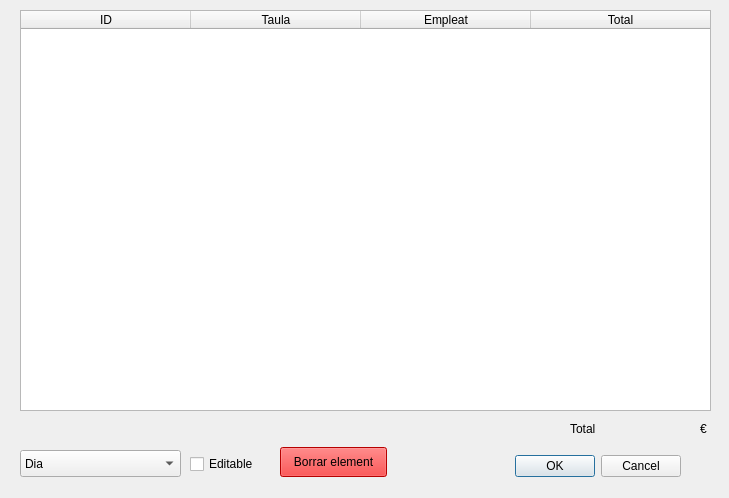
<?xml version="1.0" encoding="UTF-8"?>
<ui version="4.0">
 <class>Dialog</class>
 <widget class="QDialog" name="Dialog">
  <property name="geometry">
   <rect>
    <x>0</x>
    <y>0</y>
    <width>729</width>
    <height>498</height>
   </rect>
  </property>
  <property name="windowTitle">
   <string>Estadistiques</string>
  </property>
  <widget class="QDialogButtonBox" name="buttonBox">
   <property name="geometry">
    <rect>
     <x>340</x>
     <y>450</y>
     <width>341</width>
     <height>32</height>
    </rect>
   </property>
   <property name="orientation">
    <enum>Qt::Horizontal</enum>
   </property>
   <property name="standardButtons">
    <set>QDialogButtonBox::Cancel|QDialogButtonBox::Ok</set>
   </property>
  </widget>
  <widget class="QComboBox" name="comboBox_select_result">
   <property name="geometry">
    <rect>
     <x>20</x>
     <y>450</y>
     <width>161</width>
     <height>27</height>
    </rect>
   </property>
   <item>
    <property name="text">
     <string>Dia</string>
    </property>
   </item>
   <item>
    <property name="text">
     <string>Mes</string>
    </property>
   </item>
   <item>
    <property name="text">
     <string>Any</string>
    </property>
   </item>
   <item>
    <property name="text">
     <string>Total</string>
    </property>
   </item>
   <item>
    <property name="text">
     <string>Pagaments</string>
    </property>
   </item>
  </widget>
  <widget class="QTableWidget" name="sales_view">
   <property name="geometry">
    <rect>
     <x>20</x>
     <y>10</y>
     <width>691</width>
     <height>401</height>
    </rect>
   </property>
   <property name="frameShape">
    <enum>QFrame::StyledPanel</enum>
   </property>
   <property name="autoScrollMargin">
    <number>16</number>
   </property>
   <property name="editTriggers">
    <set>QAbstractItemView::NoEditTriggers</set>
   </property>
   <property name="selectionMode">
    <enum>QAbstractItemView::ExtendedSelection</enum>
   </property>
   <property name="selectionBehavior">
    <enum>QAbstractItemView::SelectRows</enum>
   </property>
   <property name="gridStyle">
    <enum>Qt::CustomDashLine</enum>
   </property>
   <property name="sortingEnabled">
    <bool>true</bool>
   </property>
   <attribute name="horizontalHeaderCascadingSectionResizes">
    <bool>true</bool>
   </attribute>
   <attribute name="horizontalHeaderDefaultSectionSize">
    <number>170</number>
   </attribute>
   <attribute name="horizontalHeaderHighlightSections">
    <bool>false</bool>
   </attribute>
   <attribute name="horizontalHeaderMinimumSectionSize">
    <number>100</number>
   </attribute>
   <attribute name="horizontalHeaderShowSortIndicator" stdset="0">
    <bool>true</bool>
   </attribute>
   <attribute name="horizontalHeaderStretchLastSection">
    <bool>true</bool>
   </attribute>
   <attribute name="verticalHeaderVisible">
    <bool>false</bool>
   </attribute>
   <attribute name="verticalHeaderCascadingSectionResizes">
    <bool>true</bool>
   </attribute>
   <attribute name="verticalHeaderDefaultSectionSize">
    <number>30</number>
   </attribute>
   <attribute name="verticalHeaderHighlightSections">
    <bool>false</bool>
   </attribute>
   <attribute name="verticalHeaderMinimumSectionSize">
    <number>40</number>
   </attribute>
   <attribute name="verticalHeaderShowSortIndicator" stdset="0">
    <bool>false</bool>
   </attribute>
   <attribute name="verticalHeaderStretchLastSection">
    <bool>false</bool>
   </attribute>
   <column>
    <property name="text">
     <string>ID</string>
    </property>
   </column>
   <column>
    <property name="text">
     <string>Taula</string>
    </property>
   </column>
   <column>
    <property name="text">
     <string>Empleat</string>
    </property>
   </column>
   <column>
    <property name="text">
     <string>Total</string>
    </property>
   </column>
  </widget>
  <widget class="QLabel" name="label">
   <property name="geometry">
    <rect>
     <x>570</x>
     <y>420</y>
     <width>41</width>
     <height>17</height>
    </rect>
   </property>
   <property name="text">
    <string>Total</string>
   </property>
  </widget>
  <widget class="QLabel" name="label_total">
   <property name="geometry">
    <rect>
     <x>620</x>
     <y>420</y>
     <width>71</width>
     <height>17</height>
    </rect>
   </property>
   <property name="text">
    <string/>
   </property>
  </widget>
  <widget class="QLabel" name="label_2">
   <property name="geometry">
    <rect>
     <x>700</x>
     <y>420</y>
     <width>21</width>
     <height>17</height>
    </rect>
   </property>
   <property name="text">
    <string>€</string>
   </property>
  </widget>
  <widget class="QCheckBox" name="checkbox_editable">
   <property name="geometry">
    <rect>
     <x>190</x>
     <y>455</y>
     <width>85</width>
     <height>18</height>
    </rect>
   </property>
   <property name="text">
    <string>Editable</string>
   </property>
  </widget>
  <widget class="QPushButton" name="btn_delete">
   <property name="geometry">
    <rect>
     <x>280</x>
     <y>447</y>
     <width>107</width>
     <height>30</height>
    </rect>
   </property>
   <property name="styleSheet">
    <string notr="true">QPushButton{ background-color: red }</string>
   </property>
   <property name="text">
    <string>Borrar element</string>
   </property>
  </widget>
 </widget>
 <resources/>
 <connections>
  <connection>
   <sender>buttonBox</sender>
   <signal>accepted()</signal>
   <receiver>Dialog</receiver>
   <slot>accept()</slot>
   <hints>
    <hint type="sourcelabel">
     <x>248</x>
     <y>254</y>
    </hint>
    <hint type="destinationlabel">
     <x>157</x>
     <y>274</y>
    </hint>
   </hints>
  </connection>
  <connection>
   <sender>buttonBox</sender>
   <signal>rejected()</signal>
   <receiver>Dialog</receiver>
   <slot>reject()</slot>
   <hints>
    <hint type="sourcelabel">
     <x>316</x>
     <y>260</y>
    </hint>
    <hint type="destinationlabel">
     <x>286</x>
     <y>274</y>
    </hint>
   </hints>
  </connection>
 </connections>
</ui>
